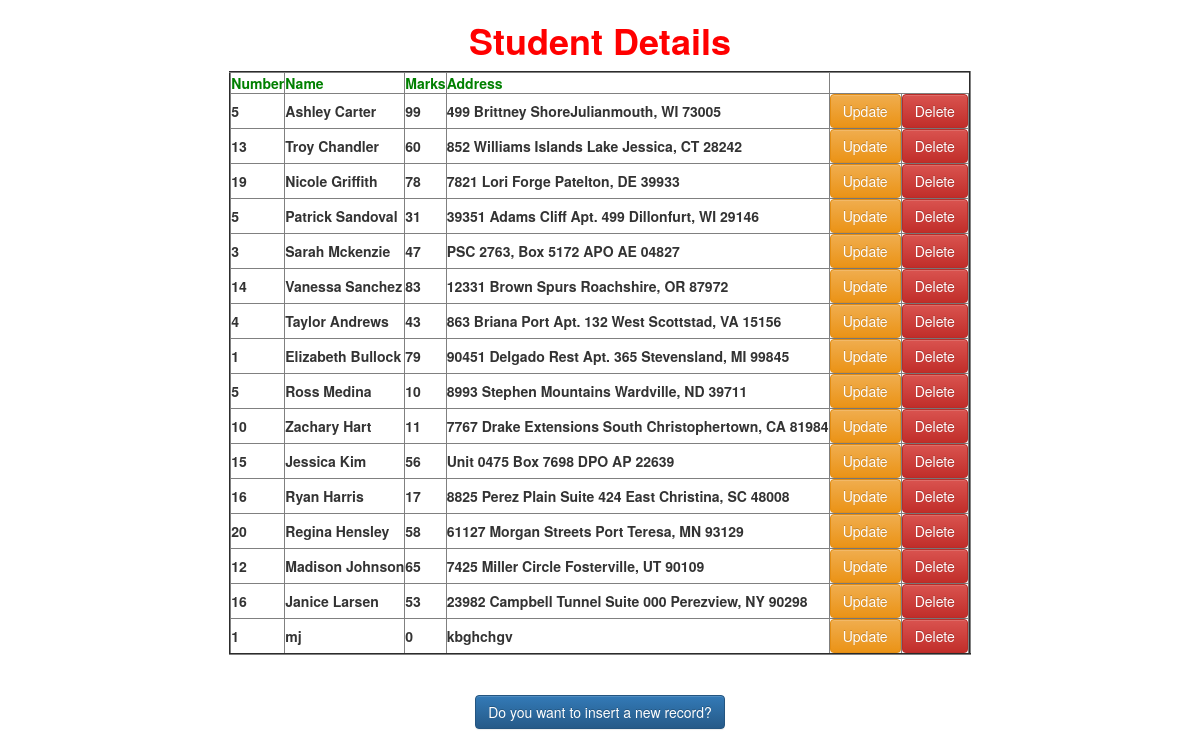
The page / on the database its author committed.
### myApp/models.py (models this page shows, shortened)
class Student(models.Model):
    sno=models.IntegerField()
    sname=models.CharField(max_length=50)
    smarks=models.IntegerField()
    saddr=models.CharField(max_length=100)

### myApp/views.py (the view)
# urls.py: re_path(r'^$',views.display),
def display(request):
    s=Student.objects.all()
    d={'stud':s}
    return render(request,'myApp/index.html',d)

### templates/myApp/index.html (shortened to what this page needs)
<!DOCTYPE html>
{%extends 'myApp/parent.html'%}
    {%block for_child%}
    <h1 style="color:red"><b>Student Details</b></h1>
    <table border="2">
      <tr style="color:green">
        <th>Number</th>
        <th>Name</th>
        <th>Marks</th>
        <th>Address</th>
      </tr>
      {%for i in stud%}
      <tr>
        <td><b>{{i.sno}}</b></td>
        <td><b>{{i.sname}}</b></td>
        <td><b>{{i.smarks}}</b></td>
        <td><b>{{i.saddr}}</b></td>
        <td><a href="/update/{{i.id}}" class="btn btn-warning">Update</a></td>
        <td><a href="/delete/{{i.id}}" class="btn btn-danger">Delete</a></td>
      </tr>
  {%endfor%}
    </table>
    <br><br>
    <a href="/insert" class="btn btn-primary">Do you want to insert a new record?</a>
    {%endblock%}

### templates/myApp/parent.html (shortened to what this page needs)
<!DOCTYPE html>
<html lang="en" dir="ltr">
  <head>
    <link rel="stylesheet" href="https://maxcdn.bootstrapcdn.com/bootstrap/3.3.7/css/bootstrap.min.css">
<link rel="stylesheet" href="https://maxcdn.bootstrapcdn.com/bootstrap/3.3.7/css/bootstrap-theme.min.css">
  </head>
  <body>
     <div class="container" align="center">
       {%block for_child%}
       {%endblock%}
     </div>
  </body>
</html>

### rows shown on the page
Student: sno "5", sname "Ashley Carter", smarks "99", saddr "499 Brittney ShoreJulianmouth, WI 73005"
Student: sno "13", sname "Troy Chandler", smarks "60", saddr "852 Williams Islands Lake Jessica, CT 28242"
Student: sno "19", sname "Nicole Griffith", smarks "78", saddr "7821 Lori Forge Patelton, DE 39933"
Student: sno "5", sname "Patrick Sandoval", smarks "31", saddr "39351 Adams Cliff Apt. 499 Dillonfurt, WI 29146"
Student: sno "3", sname "Sarah Mckenzie", smarks "47", saddr "PSC 2763, Box 5172 APO AE 04827"
Student: sno "14", sname "Vanessa Sanchez", smarks "83", saddr "12331 Brown Spurs Roachshire, OR 87972"
Student: sno "4", sname "Taylor Andrews", smarks "43", saddr "863 Briana Port Apt. 132 West Scottstad, VA 15156"
Student: sno "1", sname "Elizabeth Bullock", smarks "79", saddr "90451 Delgado Rest Apt. 365 Stevensland, MI 99845"
Student: sno "5", sname "Ross Medina", smarks "10", saddr "8993 Stephen Mountains Wardville, ND 39711"
Student: sno "10", sname "Zachary Hart", smarks "11", saddr "7767 Drake Extensions South Christophertown, CA 81984"
Student: sno "15", sname "Jessica Kim", smarks "56", saddr "Unit 0475 Box 7698 DPO AP 22639"
Student: sno "16", sname "Ryan Harris", smarks "17", saddr "8825 Perez Plain Suite 424 East Christina, SC 48008"
Student: sno "20", sname "Regina Hensley", smarks "58", saddr "61127 Morgan Streets Port Teresa, MN 93129"
Student: sno "12", sname "Madison Johnson", smarks "65", saddr "7425 Miller Circle Fosterville, UT 90109"
Student: sno "16", sname "Janice Larsen", smarks "53", saddr "23982 Campbell Tunnel Suite 000 Perezview, NY 90298"
Student: sno "1", sname "mj", smarks "0", saddr "kbghchgv"
